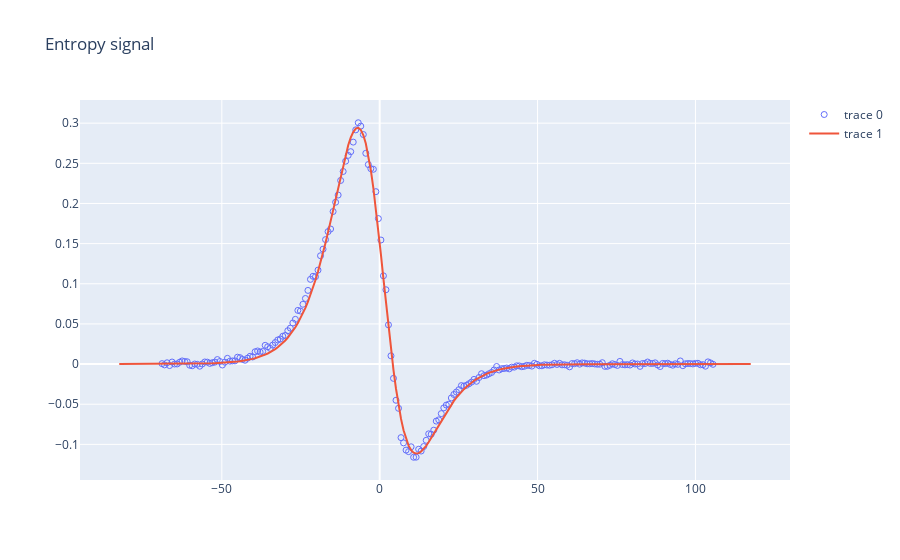

The code cell stored with this chart in its notebook:
### Code cell
fig = go.Figure()
fig.update_layout(title='Entropy signal')
fig.add_trace(go.Scatter(x=x, y=entropy, mode='markers', marker=dict(symbol='circle-open')))
fig.add_trace(go.Scatter(x=x, y=entropy_fit.eval(x=x), mode='lines'))
fig

### Figure 1 — Plotly figure (JSON) as saved in the notebook; plotly's stock layout.template omitted (floating-point values rounded to 4 significant figures; data arrays with more than 128 entries replaced by an {"elided": "..."} marker saying what was removed)
{"data": [{"marker": {"symbol": "circle-open"}, "mode": "markers", "type": "scatter", "x": {"elided": "252 float values"}, "y": {"elided": "252 float values"}}, {"mode": "lines", "type": "scatter", "x": {"elided": "252 float values"}, "y": {"elided": "252 float values"}}], "layout": {"title": {"text": "Entropy signal"}}}
